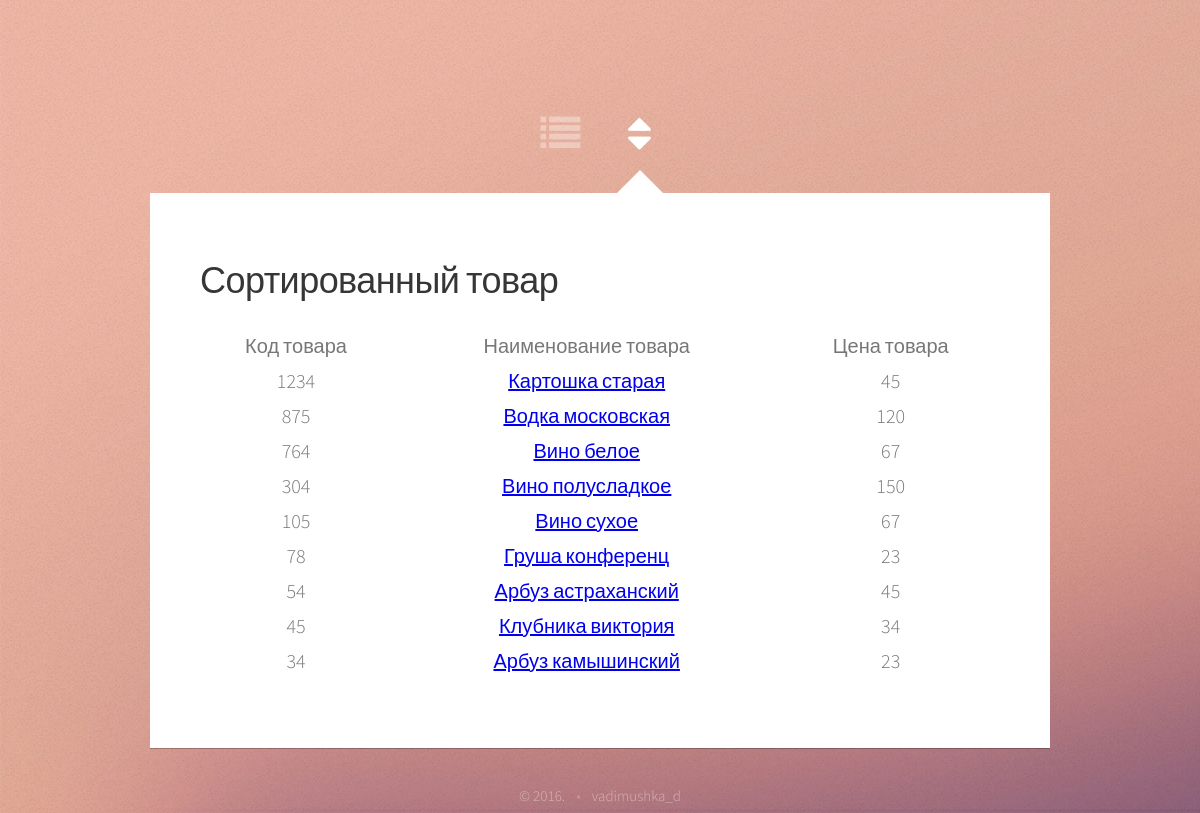
Page /sort.php?order=code_2 on the committed database.
### tables this page shows
CREATE TABLE IF NOT EXISTS `warehouse` (
  `id` int(11) NOT NULL AUTO_INCREMENT,
  `code` int(11) NOT NULL COMMENT 'Код товара',
  `name` varchar(32) NOT NULL COMMENT 'Наименование товара',
  `price` int(11) NOT NULL COMMENT 'Цена товара',
  PRIMARY KEY (`id`)
);

### sort.php (the view, shortened to what this page needs)
<!DOCTYPE html>
<html>
<head>
    <link rel="stylesheet" href="assets/css/main.css" />
</head>
<body>
<div id="wrapper">
    <nav id="nav">
        <a href="" class="icon fa-list" onclick="history.back()"><span>Назад</span></a>
        <a href="#sort" class="icon fa-sort active"><span>Сортированное</span></a>
    </nav>
    <div id="main">
        <article id="sort" class="panel">
            <header>
                <h2>Сортированный товар</h2>
            </header>
            <?php
            include_once 'dpanel/functions.php';
            switch($order = (string) @$_GET['order']) {
                case 'code_2':
                    $order = 'code';
                    $sort = 'DESC';
                    break;
            }
            $sort_text = "ORDER BY `$order` $sort";
            $res = $db->prepare("SELECT `id`,`code`,`name`,`price` FROM `warehouse` $sort_text");
            $res->execute();
            if($res){ ?>
            <table>
                <tr>
                    <th>Код товара</th>
                    <th>Наименование товара</th>
                    <th>Цена товара</th>
                </tr>
                <?php
                while($row = $res->fetch(PDO::FETCH_ASSOC)){	?>
                    <tr>
                        <td class="position"><? echo $row["code"] ?></td>
                        <td class="position"><a class="href2" href="view_product.php?id=<? echo $row["id"] ?>" ><? echo $row["name"] ?></a></td>
                        <td class="position"><? echo $row["price"] ?></td>
                    </tr>
                    <?
                } ?>
            </table><?
            } else {
                echo "<p>Товаров нет!</p>";
            }
            ?>
        </article>
    </div>
    <div id="footer">
        <ul class="copyright">
            <li>&copy; 2016.</li><li>vadimushka_d</li>
        </ul>
    </div>
</div>
</body>
</html>

### assets/css/main.css (style rules this page uses)
html, body, div, span, applet, object, iframe, h1, h2, h3, h4, h5, h6, p, blockquote, pre, a, abbr, acronym, address, big, cite, code, del, dfn, em, img, ins, kbd, q, s, samp, small, strike, strong, sub, sup, tt, var, b, u, i, center, dl, dt, dd, ol, ul, li, fieldset, form, label, legend, table, caption, tbody, tfoot, thead, tr, th, td, article, aside, canvas, details, embed, figure, figcaption, footer, header, hgroup, menu, nav, output, ruby, section, summary, time, mark, audio, video { margin: 0; padding: 0; border: 0; font: inherit; vertical-align: baseline; }
article, aside, details, figcaption, figure, footer, header, hgroup, menu, nav, section { display: block; }
body { line-height: 1; }
ol, ul { list-style: none; }
table { border-collapse: collapse; border-spacing: 0; }
body { -webkit-text-size-adjust: none; }
*, *:before, *:after { -moz-box-sizing: border-box; -webkit-box-sizing: border-box; box-sizing: border-box; }
body { background: url("images/overlay.png"), url("images/bg.jpg") repeat, no-repeat; background-size: auto, 100% 100%; font-family: 'Source Sans Pro', sans-serif; font-weight: 300; color: #777777; }
strong, b, h1, h2, h3, h4, h5, h6 { font-weight: 400; color: #363636; }
table { width: 100%; }
section, article { margin-bottom: 3em; }
section > :last-child, section:last-child, article > :last-child, article:last-child { margin-bottom: 0; }
.icon { position: relative; text-decoration: none; }
.icon:before { -moz-osx-font-smoothing: grayscale; -webkit-font-smoothing: antialiased; font-family: FontAwesome, sans-serif; font-style: normal; font-weight: normal; text-transform: none !important; }
#nav a { position: relative; display: inline-block; color: #ffffff; width: 1em; height: 1em; line-height: 0.9em; }
#nav a.icon:before { padding-right: 0; }
#main { position: relative; overflow: hidden; }
.panel { position: relative; }
#footer { color: #ccc; color: rgba(255, 255, 255, 0.45); }
#footer .copyright li { display: inline-block; }
#footer .copyright li:before { display: inline; content: '\2022'; opacity: 0.5; padding: 0 0.75em 0 0.75em; }
#footer .copyright li:first-child:before { display: none; }
@media screen and (min-width: 737px) { html { min-width: 100%; min-height: 100%; } }
@media screen and (min-width: 737px) { body { width: 100%; min-width: 1000px; min-height: 100%; overflow-y: scroll; background-attachment: fixed; font-size: 14pt; line-height: 1.75em; } }
@media screen and (min-width: 737px) { h2 { font-size: 1.8em; letter-spacing: -0.015em; } }
@media screen and (min-width: 737px) { header { margin: 0 0 1.5em 0; } }
@media screen and (min-width: 737px) { #wrapper { width: 45em; margin: 0 auto; opacity: 0.00001; } }
@media screen and (min-width: 737px) { #nav { text-align: center; height: 4.25em; cursor: default; } }
@media screen and (min-width: 737px) { #nav a { font-size: 2.5em; margin: 0 0.25em 0 0.25em; opacity: 0.35; outline: 0; -moz-transition: opacity .25s ease-in-out; -webkit-transition: opacity .25s ease-in-out; -ms-transition: opacity .25s ease-in-out; transition: opacity .25s ease-in-out; } }
@media screen and (min-width: 737px) { #nav a:before { font-size: 0.8em; } }
@media screen and (min-width: 737px) { #nav a:after { content: ''; display: block; position: absolute; left: 50%; bottom: -0.75em; margin-left: -0.5em; border-bottom: solid 0 #ffffff; border-left: solid 0.5em transparent; border-right: solid 0.5em transparent; -moz-transition: border-bottom-width .25s ease-in-out; -webkit-transition: border-bottom-width .25s ease-in-out; -ms-transition: border-bottom-width .25s ease-in-out; transition: border-bottom-width .25s ease-in-out; } }
@media screen and (min-width: 737px) { #nav a.active { opacity: 1.0; } }
@media screen and (min-width: 737px) { #nav a.active:after { border-bottom-width: 0.5em; } }
@media screen and (min-width: 737px) { #main { width: 45em; background: #ffffff; box-shadow: 0 1px 0 0 rgba(0, 0, 0, 0.25); } }
@media screen and (min-width: 737px) { .panel { padding: 3.5em 2.5em 3.5em 2.5em; position: absolute; top: 0; left: 0; width: 45em; } }
@media screen and (min-width: 737px) { #footer { text-align: center; padding: 2em 0 0 0; font-size: 0.75em; } }
.position { text-align: center; }

### rows in the picture
warehouse: code "1234", name "Картошка старая", price "45"
warehouse: code "875", name "Водка московская", price "120"
warehouse: code "764", name "Вино белое", price "67"
warehouse: code "304", name "Вино полусладкое", price "150"
warehouse: code "105", name "Вино сухое", price "67"
warehouse: code "78", name "Груша конференц", price "23"
warehouse: code "54", name "Арбуз астраханский", price "45"
warehouse: code "45", name "Клубника виктория", price "34"
warehouse: code "34", name "Арбуз камышинский", price "23"
